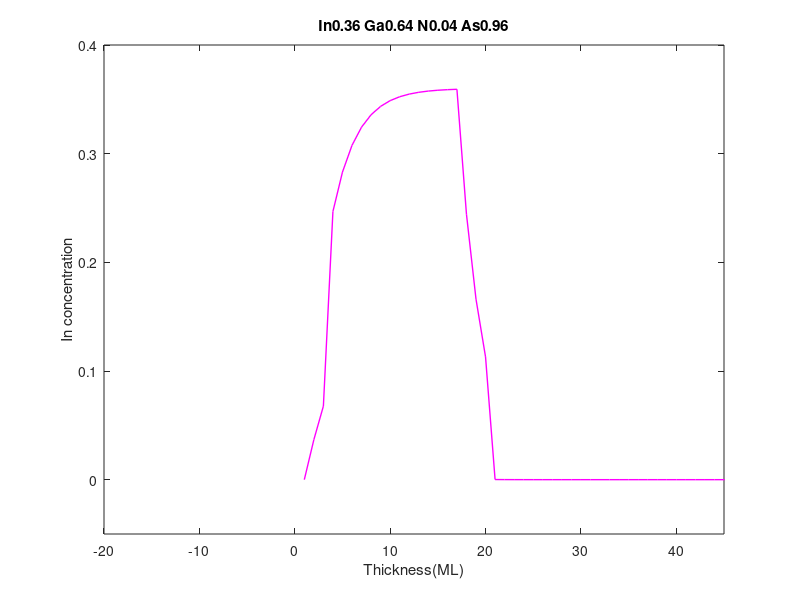

Recreate this plot in MATLAB.
clc
clear all
R=0.68;
x0=0.36;
Xl=0.35;
Xu=0.37;
Ll=1.4;
Lu=1.5;
ML=60;
ML_counter=1;
X(1,1)=0;
for c=0:ML+1
    if ML_counter<3
    X(1,ML_counter+1)=(Xl)/(1+exp(-((ML_counter-4)/Ll)));  
     end
    if (ML_counter<17)&&(ML_counter>2)
    X(1,ML_counter+1)=(x0)*(1-R^(ML_counter));  
    end
    if (ML_counter<20)&&(ML_counter>16)
    X(1,ML_counter+1)=(x0)*(1-R^16)*R^(ML_counter-16);  
    end
     if ML_counter>19
    X(1,ML_counter+1)=(Xu)-((Xu)/(1+exp(-((ML_counter-8)/Lu))));  
     end
    ML_counter=ML_counter+1;
end
ml=[-1:1:ML+1];
[ml;X]
figure
plot(X,'m-','linewidth',1)
title('In0.36 Ga0.64 N0.04 As0.96')
xlabel('Thickness(ML)')
ylabel('In concentration')
axis([-20 45 -0.05 0.4])
